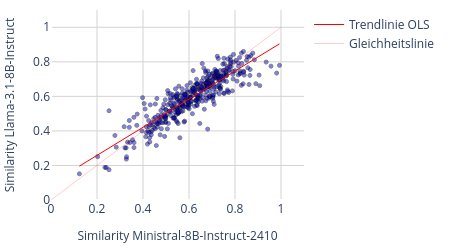

The notebook cell this image was saved under:
### Markdown cell above
#### Scatter-Plot Similarity Models

Gegenüberstellung der berechneten Ähnlichkeiten zwischen LLMs.

### Code cell
# Korrelation der Ähnlichkeiten zwischen Modellen
print('Correlation\n')
print(stats.pearsonr(answers_model[0]['answer_similarity'], answers_model[1]['answer_similarity']))
print(stats.spearmanr(answers_model[0]['answer_similarity'], answers_model[1]['answer_similarity']))
print('')

# Differenz der Ähnlichkeiten zwischen Modellen
#print('Differenz Ähnlichkeiten\n')
#print((answers_model[0]['answer_similarity'] - answers_model[1]['answer_similarity']).abs().describe())

# Scatter Plot Ähnlichkeiten der Antworten zwischen Modellen
fig = px.scatter(
    x=answers_model[0]['answer_similarity'], 
    y=answers_model[1]['answer_similarity'],
    opacity=0.5,
    trendline='ols',
    trendline_color_override='rgba(255, 0, 0, 1.0)'
)

fig.update_traces(line={'width': 1})#, selector={'mode': 'lines')

# Gleichheitslinie
fig.add_shape(
    type="line",
    x0=0.0, y0=0.0,
    x1=1.0, y1=1.0,
    line={'color': '#FF0000', 'width': 1},
    opacity=0.2,
    fillcolor='#FF0000'
)

fig.update_traces(marker={'color': '#0000FF', 'size':4, 'opacity': 0.5, 'line':{'width':1, 'color': '#000000'}})

# legende ols trendline
fig.add_trace(go.Scatter(x=[None], y=[None], mode='lines', line={'color': '#FF0000', 'width': 1}, name='Trendlinie OLS'))

# legende Gleichheitslinie
fig.add_trace(go.Scatter(x=[None], y=[None], mode="lines", opacity=0.2, line={'color': '#FF0000', 'width': 1}, name='Gleichheitslinie'))

fig.update_yaxes(showgrid=True, gridwidth=1, gridcolor='LightGrey', title={'text': f'Similarity {models[1]}', 'font':{'size': 12}}, dtick=0.2, range=[0.0, 1.1])#, title='Answer-Similarity Retrieval'
fig.update_xaxes(showgrid=True, gridwidth=1, gridcolor='LightGrey', title={'text': f'Similarity {models[0]}', 'font':{'size': 12}}, dtick=0.2, range=[0.0, 1.1])#

fig.update_layout(
    width=450,
    height=250,
    plot_bgcolor='rgba(255, 255, 255, 1.0)', 
    paper_bgcolor='rgba(255, 255, 255, 1.0)', 
    margin={'l':10, 'b':10, 'r':10, 't':10},
    showlegend=True
)

fig.show()

### Figure 1 — Plotly figure (JSON) as saved in the notebook; plotly's stock layout.template omitted (floating-point values rounded to 4 significant figures; data arrays with more than 128 entries replaced by an {"elided": "..."} marker saying what was removed)
{"data": [{"hovertemplate": "x=%{x}<br>y=%{y}<extra></extra>", "legendgroup": "", "line": {"width": 1}, "marker": {"color": "#0000FF", "line": {"color": "#000000", "width": 1}, "opacity": 0.5, "size": 4, "symbol": "circle"}, "mode": "markers", "name": "", "orientation": "v", "showlegend": false, "type": "scatter", "x": {"elided": "397 float values"}, "xaxis": "x", "y": {"elided": "397 float values"}, "yaxis": "y"}, {"hovertemplate": "<b>OLS trendline</b><br>y = 0.813857 * x + 0.095569<br>R<sup>2</sup>=0.773339<br><br>x=%{x}<br>y=%{y} <b>(trend)</b><extra></extra>", "legendgroup": "", "line": {"color": "rgba(255, 0, 0, 1.0)", "width": 1}, "marker": {"color": "#0000FF", "line": {"color": "#000000", "width": 1}, "opacity": 0.5, "size": 4, "symbol": "circle"}, "mode": "lines", "name": "", "showlegend": false, "type": "scatter", "x": {"elided": "397 float values"}, "xaxis": "x", "y": {"elided": "397 float values"}, "yaxis": "y"}, {"line": {"color": "#FF0000", "width": 1}, "mode": "lines", "name": "Trendlinie OLS", "type": "scatter", "x": [null], "y": [null]}, {"line": {"color": "#FF0000", "width": 1}, "mode": "lines", "name": "Gleichheitslinie", "opacity": 0.2, "type": "scatter", "x": [null], "y": [null]}], "layout": {"height": 250, "legend": {"tracegroupgap": 0}, "margin": {"b": 10, "l": 10, "r": 10, "t": 10}, "paper_bgcolor": "rgba(255, 255, 255, 1.0)", "plot_bgcolor": "rgba(255, 255, 255, 1.0)", "shapes": [{"fillcolor": "#FF0000", "line": {"color": "#FF0000", "width": 1}, "opacity": 0.2, "type": "line", "x0": 0, "x1": 1, "y0": 0, "y1": 1}], "showlegend": true, "width": 450, "xaxis": {"anchor": "y", "domain": [0, 1], "dtick": 0.2, "gridcolor": "LightGrey", "gridwidth": 1, "range": [0, 1.1], "showgrid": true, "title": {"font": {"size": 12}, "text": "Similarity Ministral-8B-Instruct-2410"}}, "yaxis": {"anchor": "x", "domain": [0, 1], "dtick": 0.2, "gridcolor": "LightGrey", "gridwidth": 1, "range": [0, 1.1], "showgrid": true, "title": {"font": {"size": 12}, "text": "Similarity Llama-3.1-8B-Instruct"}}}}
